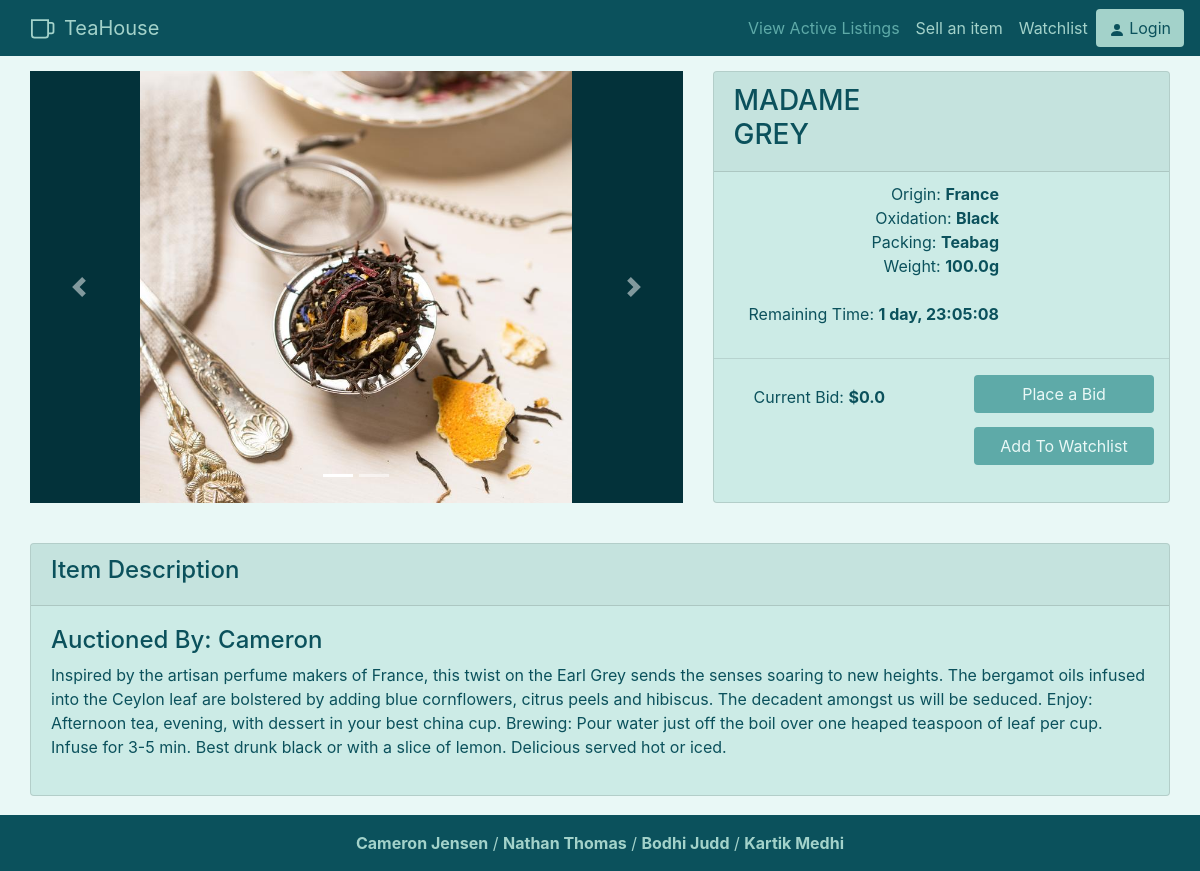
Screenshot of /tea/4 with the database file from the repository.
### auction/models.py (models this page shows)
class auctionListing(db.Model):
    __tablename__ = 'auctionListing'
    __table_args__ = {'extend_existing': True}
    id = db.Column(db.Integer, primary_key=True)
    user_id = db.Column(db.Integer, db.ForeignKey('users.id'), nullable=False)
    start_time = db.Column(db.DateTime, default=datetime.now(), nullable=False)
    end_time = db.Column(db.DateTime, nullable=False)
    starting_bid = db.Column(db.Float, nullable=False) #make 0 minimum
    current_bid = db.Column(db.Float, nullable=False) #same as above
    photos_url = db.Column(db.String())
    description = db.Column(db.String(255))
    weight = db.Column(db.Float, nullable=False)
    title = db.Column(db.String(100), nullable=False)
    tea_name = db.Column(db.String(60), nullable=False)
    origin_country = db.Column(db.String(60), nullable=False)
    oxidation = db.Column(db.String(60), nullable=False)
    packing = db.Column(db.String(60), nullable=False)
    bid_status = db.Column(db.Integer, nullable=False)
    total_bids = db.Column(db.Integer, nullable=False)

class User(db.Model, UserMixin):
    __tablename__ = 'users'
    __table_args__ = {'extend_existing': True}
    id = db.Column(db.Integer, primary_key = True)
    username = db.Column(db.String(100), index=True, unique= True, nullable=False)
    email = db.Column(db.String(100), index = True, nullable = False)
    password_hash = db.Column(db.String(255),nullable=False)
    contact_number = db.Column(db.String(20), unique = True)
    address = db.Column(db.String(200), nullable=False)

### auction/items.py (the view)
@bp.route('/<id>')
def display(id):
  try:
    currentItem = auctionListing.query.filter_by(id=id).first()
    remainingTime = (currentItem.end_time - datetime.now())
    if(remainingTime < timedelta(0)):
      currentItem.bid_status = 0
      db.session.commit()
    userName = User.query.filter_by(id=currentItem.user_id).first().username
    bidList = []
    if(current_user.is_authenticated):
      if(current_user.id == currentItem.user_id):
        bidList = Bid.query.filter_by(listing_id = currentItem.id).order_by(desc(Bid.bid_time))
    return render_template('items/details.html', auctionListing=currentItem, timeLeft=str(remainingTime)[:-7], username=userName, bidList=bidList)
  except:
    return render_template('errorpage.html')

### auction/templates/items/details.html (shortened to what this page needs)
{% extends 'base.html' %}
{% block content %}
    <div style="padding: 15px 30px 15px 30px;" class="row">
        <div class="col-lg-7">
            <div id="carouselExampleIndicators" class="carousel slide carousel-fade" data-ride="carousel">
                <ol class="carousel-indicators">
                    <li data-target="#carouselExampleIndicators" data-slide-to="0" class="active"></li>
                    <li data-target="#carouselExampleIndicators" data-slide-to="1"></li>
                </ol>
                <div class="carousel-inner">
                    <div class="carousel-item active">
                        <img class="carousel-img d-block h-100" src="{{auctionListing.photos_url}}" alt="First slide">
                    </div>
                </div>
                <a class="carousel-control-prev" href="#carouselExampleIndicators" role="button" data-slide="prev">
                    <span class="carousel-control-prev-icon" aria-hidden="true"></span>
                </a>
                <a class="carousel-control-next" href="#carouselExampleIndicators" role="button" data-slide="next">
                    <span class="carousel-control-next-icon" aria-hidden="true"></span>
                </a>
            </div>
        </div>
        <div class="col-lg">
            <div class="card h-100">
                <div class="card-header">
                    <div class="row">
                        <div class="col">
                            <h3>{{auctionListing.title}}</h3>
                        </div>
                        <div class="col">
                        </div>
                    </div>
                </div>
                <div class="row">
                    <p class="right-align">
                        Origin: <b>{{auctionListing.origin_country}}</b><br>
                        Oxidation: <b>{{auctionListing.oxidation}}</b><br>
                        Packing: <b>{{auctionListing.packing}}</b><br>
                        Weight: <b>{{auctionListing.weight}}g</b><br><br>
                        {% if auctionListing.bid_status ==1 %}
                        Remaining Time: <b>{{timeLeft}}</b>
                        {% else %}
                        Remaining Time: <b>Bidding Concluded</b>
                        {% endif %}
                    </p>
                </div>
                <hr>
                <div class="row">
                    <div class="col">
                        <p style="padding-left:40px;" class="right-align">
                            {% if auctionListing.bid_status == 1 %}
                            Current Bid: <b>${{auctionListing.current_bid}}</b>
                            {% else %}
                            Winning Bid: <b>${{auctionListing.current_bid}}</b>
                            {% endif %}
                        </p>
                    </div>
                    {% if auctionListing.bid_status == 1 %}
                    <div class="col">
                        <div class="detail-btn row justify-content-end">
                            <a style="width: 180px;" href="#" class="btn btn-default item-btn" data-toggle="modal"
                                data-target="#staticBackdrop">Place a Bid</a>
                        </div>
                        <div class="detail-btn row justify-content-end">
                            <a style="width: 180px;" href="#" class="btn btn-default item-btn">Add To Watchlist</a>
                        </div>
                    </div>
                    {% endif %}
                </div>
            </div>
        </div>
    </div>
    <div class="row" style="padding:10px 30px 0px 30px">
        <div style="padding: 15px" class="col-lg">
            <div class="card h-100">
                <div class="card-header">
                    <h4>Item Description</h4>
                </div>
                <div class="card-body">
                    <h4>Auctioned By: {{username}}</h4>
                    <p>{{auctionListing.description}}</p>
                </div>
            </div>
        </div>
    </div>
{% endblock %}

### auction/static/css/style.css (style rules this page uses)
:root { --main: #5eaaa8; --light: #a3d2ca; --cardcol: #ccebe6; --dark: #0b515c; --darker: #03323a; --beige: #e8ded2; --lighter: #e9f8f6; }
body { background-color: var(--lighter); }
.btn-default { background-color: var(--light); color: var(--dark); }
.item-btn { background-color: var(--main) !important; color: var(--lighter) !important; }
.card { background-color: var(--cardcol); color: var(--dark); }
.right-align { text-align: right; float: left; padding-left: 50px; padding-top: 10px; }
.detail-btn { padding-right: 30px; padding-bottom: 14px; }
.carousel { width: 100%; }
p,h3 { color: var(--dark) }

### auction/templates/items/details.html (style rules this page uses)
.carousel-item { height: 432px; background-color: var(--darker); }
.carousel-img { margin-left: auto; margin-right: auto; }

### rows the page displays
auctionListing: photos_url (picture), title "MADAME GREY", origin_country "France", oxidation "Black", packing "Teabag", weight "100.0", current_bid "0.0", description "Inspired by the artisan perfume makers of France, this twist on the Earl Grey sends the senses soaring to new heights. The bergamot oils infused into the Ceylon leaf are bolstered by adding blue cornflowers, citrus peels and hibiscus. The decadent amongst us will be seduced. Enjoy: Afternoon tea, evening, with dessert in your best china cup. Brewing: Pour water just off the boil over one heaped teaspoon of leaf per cup. Infuse for 3-5 min. Best drunk black or with a slice of lemon. Delicious served hot or iced."
User: username "Cameron"
